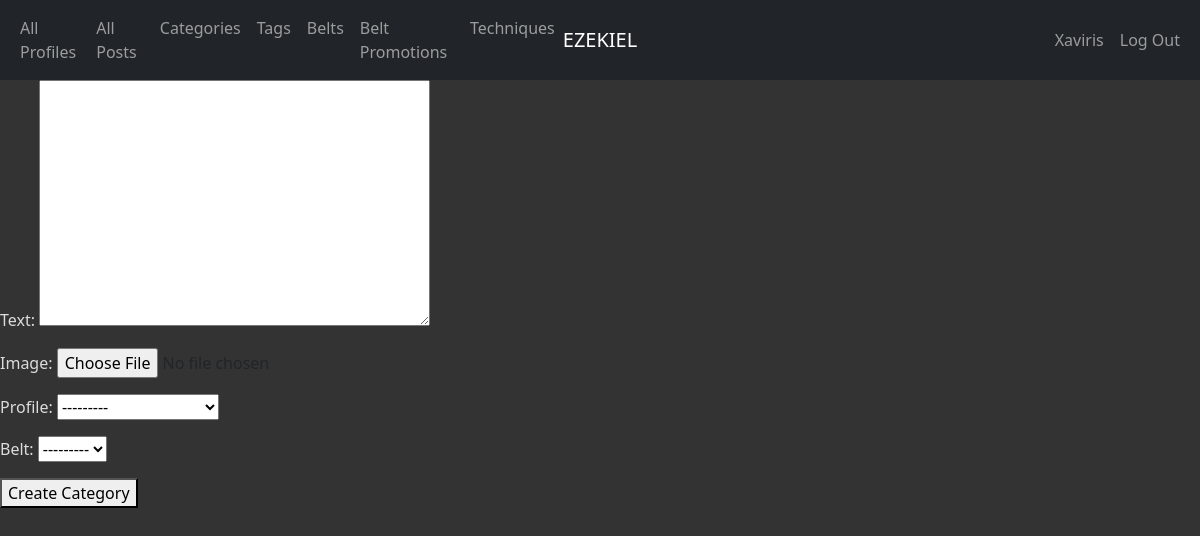
Page /belt_promotions/create/ (signed in) on the committed database.
### app_info/models.py (models this page shows, shortened)
class Profile(AbstractUser):
    profile_id = models.AutoField(primary_key=True)
    first_name = models.CharField(max_length=45)
    last_name = models.CharField(max_length=45)
    join_date = models.DateTimeField(default=timezone.now)
    profile_picture = models.ImageField(default="")
    banner_picture = models.ImageField(default="")
    belt = models.ForeignKey(Belt, related_name='profiles', on_delete=models.PROTECT)
    def __str__(self):
        return '%s, %s' % (self.first_name, self.last_name)
    def get_absolute_url(self):
        return reverse('app_info_profile_detail_urlpattern',
                       kwargs={'pk': self.pk}
                       )
    class Meta:
        ordering = ['first_name']

class Belt(models.Model):
    belt_id = models.AutoField(primary_key=True)
    name = models.CharField(max_length=45)
    def __str__(self):
        return '%s' % (self.name)
    class Meta:
        ordering = ['name']

### app_info/views.py (the view)
class BeltPromotionPostCreate(LoginRequiredMixin, PermissionRequiredMixin, CreateView):
    form_class = BeltPromotionPostForm
    model = BeltPromotionPost
    permission_required = ''

### app_info/forms.py (shortened to what this page needs)
class BeltPromotionPostForm(ModelForm):
    class Meta:
        model = BeltPromotionPost
        fields = '__all__'
        exclude = ('created_at', 'updated_at', 'likes')

### app_info/templates/app_info/beltpromotionpost_form.html (shortened to what this page needs)
{% extends 'app_info/base.html' %}
{% block content %}
    <form
        action="{% url 'app_info_belt_promotion_post_create_urlpattern'%}"
        enctype='multipart/form-data'
        method="post">
        {{ form.as_p }}
        <button type="submit" class="button button-primary">
        Create Category</button>
    </form>
{% endblock %}

### app_info/templates/app_info/base.html (shortened to what this page needs)
{% load static %}
<!DOCTYPE html>
<html lang="en">
<head>
  {% load bootstrap5 %}
  {% bootstrap_css %}
        <link rel="stylesheet" type="text/css"
          href="{% static 'app_info/cover.css' %}">
</head>
<body>
<nav class="navbar navbar-expand-md navbar-dark bg-dark">
    <div class="container-fluid">
        <div class="navbar-collapse collapse w-100 order-1 order-md-0 dual-collapse2">
            <ul class="navbar-nav me-auto">
            <li class="nav-item">
                <a class="nav-link" href="{% url 'app_info_profile_list_urlpattern' %}">
                    All Profiles</a></li>
            <li class="nav-item">
                <a class="nav-link" href="{% url 'app_info_post_list_urlpattern' %}">
                    All Posts</a>
            </li>
            <li class="nav-item">
                <a class="nav-link" href="{% url 'app_info_categories_list_urlpattern' %}">
                    Categories</a>
            </li>
            <li class="nav-item">
                <a class="nav-link" href="{% url 'app_info_tag_list_urlpattern' %}">
                    Tags</a>
            </li>
            <li class="nav-item">
                <a class="nav-link" href="{% url 'app_info_belt_list_urlpattern' %}">
                    Belts</a>
            </li>
            <li class="nav-item">
                <a class="nav-link" href="{% url 'app_info_belt_promotion_post_list_urlpattern' %}">
                    Belt Promotions</a>
            </li>
            <li class="nav-item">
                <a class="nav-link" href="{% url 'app_info_technique_list_urlpattern' %}">
                    Techniques</a>
            </li>
            </ul>
        </div>
        <div class="mx-auto order-0">
            <a class="navbar-brand mx-auto" href="/">EZEKIEL</a>
        </div>
        <div class="navbar-collapse collapse w-100 order-3 dual-collapse2">
            <ul class="navbar-nav ms-auto">
                <li class="nav-item">
                    {% if user.is_authenticated %}
                    <li><a class="nav-link" href="{{ user.get_absolute_url }}">
                        {{ user.username }}</a></li>
                {% else %}
                    <li><a class="nav-link" href="{% url 'app_info_profile_create_urlpattern'%}">Sign Up</a></li>
                {% endif %}
                </li>
                <li class="nav-item">
                    {% if user.is_authenticated %}
                    <li><a class="nav-link" href="{% url 'logout_urlpattern' %}">
                        Log Out</a></li>
                {% else %}
                    <li><a class="nav-link" href="{% url 'login_urlpattern' %}">
                        Login</a></li>
                {% endif %}
                </li>
            </ul>
        </div>
    </div>
</nav>
{% block content %}{% endblock %}
</body>
</html>

### static/app_info/cover.css (style rules this page uses)
a, a:focus, a:hover { color: #fff; }
html, body { height: 100%; background-color: #333; }
div, h2, h3, em, li, span, label, td, th { color: gainsboro; }

### rows in the picture
Profile: username "Xaviris"
Profile: profile "---------"
Belt: belt "---------"
